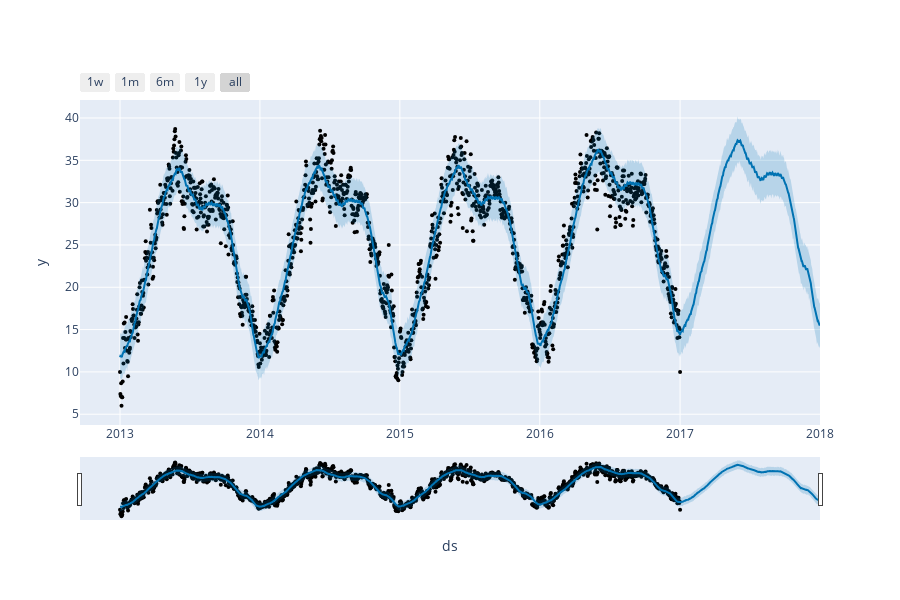

Notebook source saved alongside this figure:
### Code cell
from prophet import Prophet
from prophet.plot import plot_plotly, plot_components_plotly

#call the model
model = Prophet()
model.fit(df)
forecast = model.make_future_dataframe(periods=365)
forecast = model.predict(forecast)
plot_plotly(model, forecast)

### Figure 1 — Plotly figure (JSON) as saved in the notebook; plotly's stock layout.template omitted (floating-point values rounded to 4 significant figures; data arrays with more than 128 entries replaced by an {"elided": "..."} marker saying what was removed)
{"data": [{"marker": {"color": "black", "size": 4}, "mode": "markers", "name": "Actual", "type": "scatter", "x": {"elided": "1462 str values"}, "y": {"elided": "1462 float values"}}, {"hoverinfo": "skip", "line": {"width": 0}, "mode": "lines", "type": "scatter", "x": {"elided": "1827 str values"}, "y": {"elided": "1827 float values"}}, {"fill": "tonexty", "fillcolor": "rgba(0, 114, 178, 0.2)", "line": {"color": "#0072B2", "width": 2}, "mode": "lines", "name": "Predicted", "type": "scatter", "x": {"elided": "1827 str values"}, "y": {"elided": "1827 float values"}}, {"fill": "tonexty", "fillcolor": "rgba(0, 114, 178, 0.2)", "hoverinfo": "skip", "line": {"width": 0}, "mode": "lines", "type": "scatter", "x": {"elided": "1827 str values"}, "y": {"elided": "1827 float values"}}], "layout": {"height": 600, "showlegend": false, "width": 900, "xaxis": {"rangeselector": {"buttons": [{"count": 7, "label": "1w", "step": "day", "stepmode": "backward"}, {"count": 1, "label": "1m", "step": "month", "stepmode": "backward"}, {"count": 6, "label": "6m", "step": "month", "stepmode": "backward"}, {"count": 1, "label": "1y", "step": "year", "stepmode": "backward"}, {"step": "all"}]}, "rangeslider": {"visible": true}, "title": {"text": "ds"}, "type": "date"}, "yaxis": {"title": {"text": "y"}}}}
